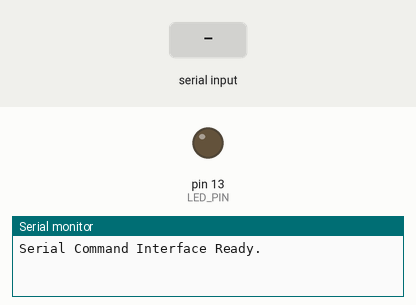
A sketch run on a simulated Arduino Uno, built with avr-gcc and run on an emulated ATmega328P. On the bench: output pins drawn as LEDs (lit = HIGH), the last lines printed to the serial monitor. Dashed ring = blinking. Inputs (shaded band) come from the test bench.

Above: at 1.2 s.
1.3 s: "BLINK_90\n" received over Serial
At 1.4 s:
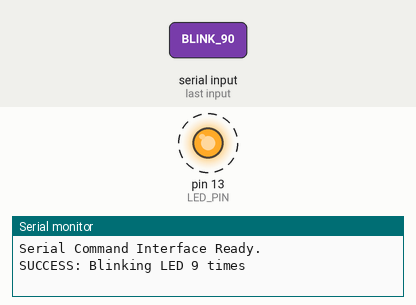
4.3 s: "LED_ON\n" received over Serial
6.4 s: "LED_OFF\n" received over Serial
At 6.7 s:
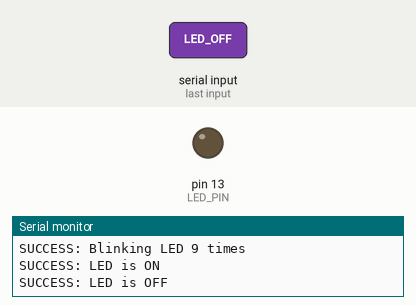
Timing chart, 0 to 9.4 s (numbered marks = the images above; inputs shaded):
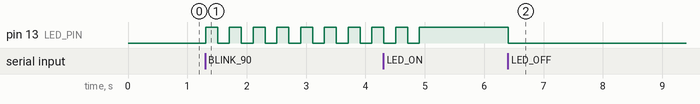

Measured:
- after the input at 1.3 s, pin 13 (LED_PIN): alternates HIGH for 0.20 s and LOW for 0.20 s, starting at once
- after the input at 6.4 s, pin 13 (LED_PIN): HIGH → LOW at once

The sketch:

serial-command.ino
```cpp
const int LED_PIN = 13;
int blinkCounter = 0;

void setup() {
  pinMode(LED_PIN, OUTPUT);
  Serial.begin(9600);
  Serial.println("Serial Command Interface Ready.");
}

void loop() {
  if (Serial.available() > 0) {
    String command = Serial.readStringUntil('\n');
    command.trim(); // Remove trailing whitespaces

    if (command == "LED_ON") {
      digitalWrite(LED_PIN, HIGH);
      Serial.println("SUCCESS: LED is ON");
    }
    else if (command == "LED_OFF") {
      digitalWrite(LED_PIN, LOW);
      Serial.println("SUCCESS: LED is OFF");
    }
    else if (command.startsWith("BLINK_")) {
      char numChar = command.charAt(6);
      if (numChar >= '1' && numChar <= '9') {
        int x = numChar - '0';
        Serial.print("SUCCESS: Blinking LED "); Serial.print(x); Serial.println(" times");
        for (int i = 0; i < x; i++) {
          digitalWrite(LED_PIN, HIGH); delay(200);
          digitalWrite(LED_PIN, LOW); delay(200);
          blinkCounter++;
        }
      } else {
        Serial.println("ERROR: Invalid Blink Count");
      }
    }
    else if (command == "STATUS") {
      Serial.print("PIN 13 State: ");
      Serial.println(digitalRead(LED_PIN) ? "HIGH" : "LOW");
      Serial.print("Total Blinks Executed: ");
      Serial.println(blinkCounter);
    }
    else if (command == "RESET") {
      blinkCounter = 0;
      Serial.println("SUCCESS: Blink counter reset to 0");
    }
    else {
      Serial.println("ERROR: Unknown command");
    }
  }
}
```
